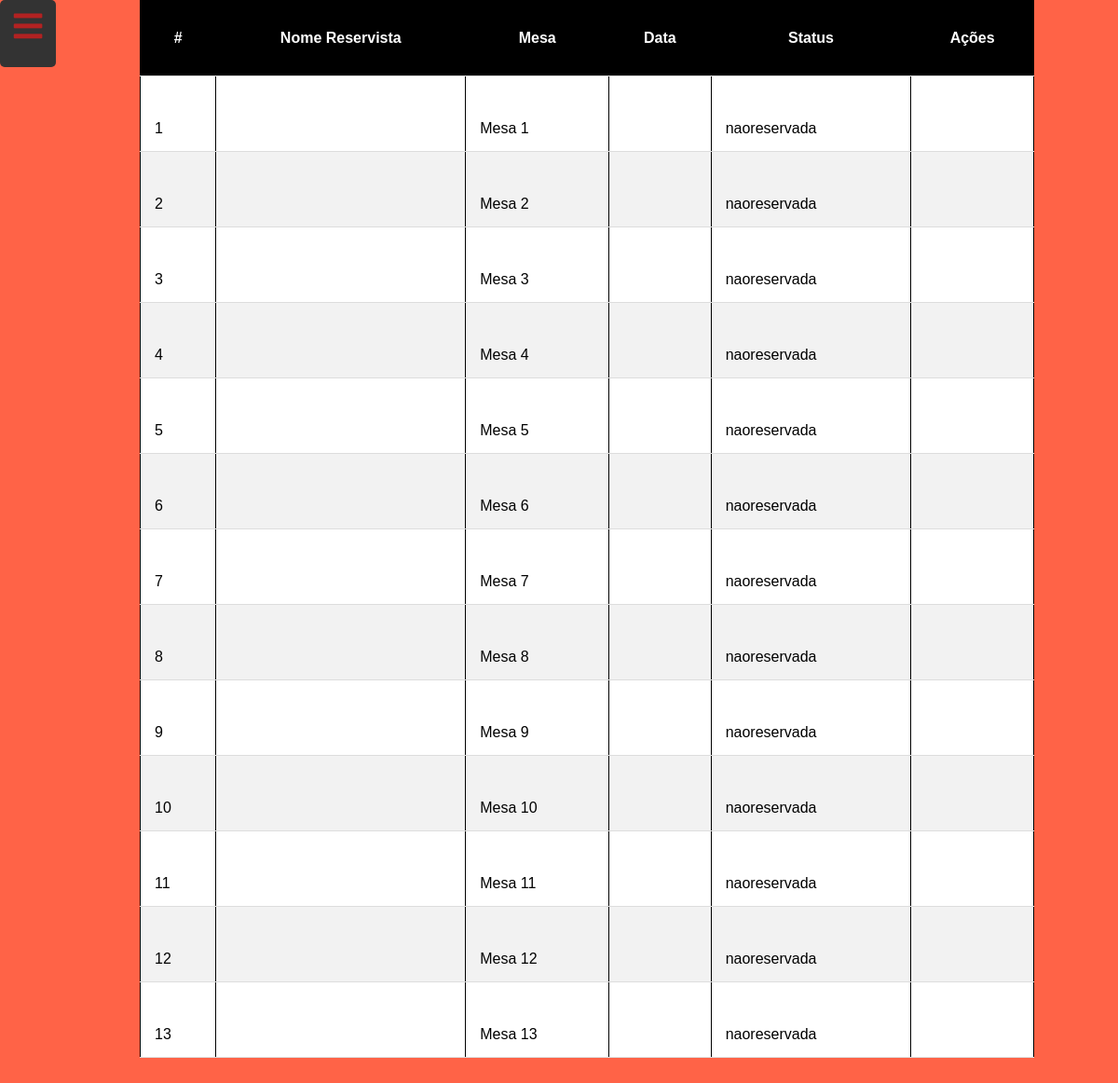
The page /admin/index.php?opc=res (signed in) on the database its author committed.
### tables this page shows
CREATE TABLE `mesas` (
  `id` int(11) NOT NULL,
  `nome_reservista` varchar(200) NOT NULL,
  `mesa` varchar(250) NOT NULL,
  `data` varchar(250) NOT NULL,
  `status` enum('reservada','naoreservada') NOT NULL
);

### admin/reservaDAO.php (called while the page is built, shortened)
<?php
    class reservaDAO {
        public function ListarMesas() {
            $con = new Conexao();
            $stmt = $con->Con();
            $sql = $stmt->prepare("SELECT * FROM mesas");
            $sql->execute();
            return $sql->fetchAll();
        }
    }
?>

### admin/reser.php (the view, shortened to what this page needs)
<?php
    include_once('reservaDAO.php');
?>
    <center>
	<table border="1">
	  <thead>
	    <tr>
	      <th scope="col">#</th>
	      <th scope="col">Nome Reservista</th>
	      <th scope="col">Mesa</th>
	      <th scope="col">Data</th>
          <th scope="col">Status</th>
	      <th scope="col">Ações</th>
	    </tr>
	  </thead>
	  <tbody>
	  	<?php
			include_once 'reservaDAO.php';
			$reservaDao = new reservaDAO();
			$mesas = $reservaDao->ListarMesas();
			for ($i=0; $i < count($mesas); $i++) {
				echo "
				<tr>
	      			<td scope='row'>".$mesas[$i]['id']."</td>
	      			<td>".$mesas[$i]['nome_reservista']."</td>
	      			<td>".$mesas[$i]['mesa']."</td>
                      <td>".$mesas[$i]['data']."</td>
                      <td>".$mesas[$i]['status']."</td>
	      			<td>
						  ";
			}
	 	?>
	  </tbody>
	</table>
    <br><br>
    <br><br>
    </center>

### admin/css/style.css (style rules this page uses)
* { margin: 0 auto; padding: 0; }
body { font-family: arial; background-color: tomato; }

### admin/reser.php (style rules this page uses)
table, th, td { border: 1px solid black; }
table { border-collapse: collapse; background-color: white; }
table { width: 80%; }
th { height: 50px; }
td { height: 50px; vertical-align: bottom; }
th, td { padding: 15px; }
th, td { border-bottom: 1px solid #ddd; }
tr:nth-child(even) { background-color: #f2f2f2 }
th { background-color: black; color: white; }

### rows shown on the page
mesas: id "1", mesa "Mesa 1", status "naoreservada"
mesas: id "2", mesa "Mesa 2", status "naoreservada"
mesas: id "3", mesa "Mesa 3", status "naoreservada"
mesas: id "4", mesa "Mesa 4", status "naoreservada"
mesas: id "5", mesa "Mesa 5", status "naoreservada"
mesas: id "6", mesa "Mesa 6", status "naoreservada"
mesas: id "7", mesa "Mesa 7", status "naoreservada"
mesas: id "8", mesa "Mesa 8", status "naoreservada"
mesas: id "9", mesa "Mesa 9", status "naoreservada"
mesas: id "10", mesa "Mesa 10", status "naoreservada"
mesas: id "11", mesa "Mesa 11", status "naoreservada"
mesas: id "12", mesa "Mesa 12", status "naoreservada"
mesas: id "13", mesa "Mesa 13", status "naoreservada"
